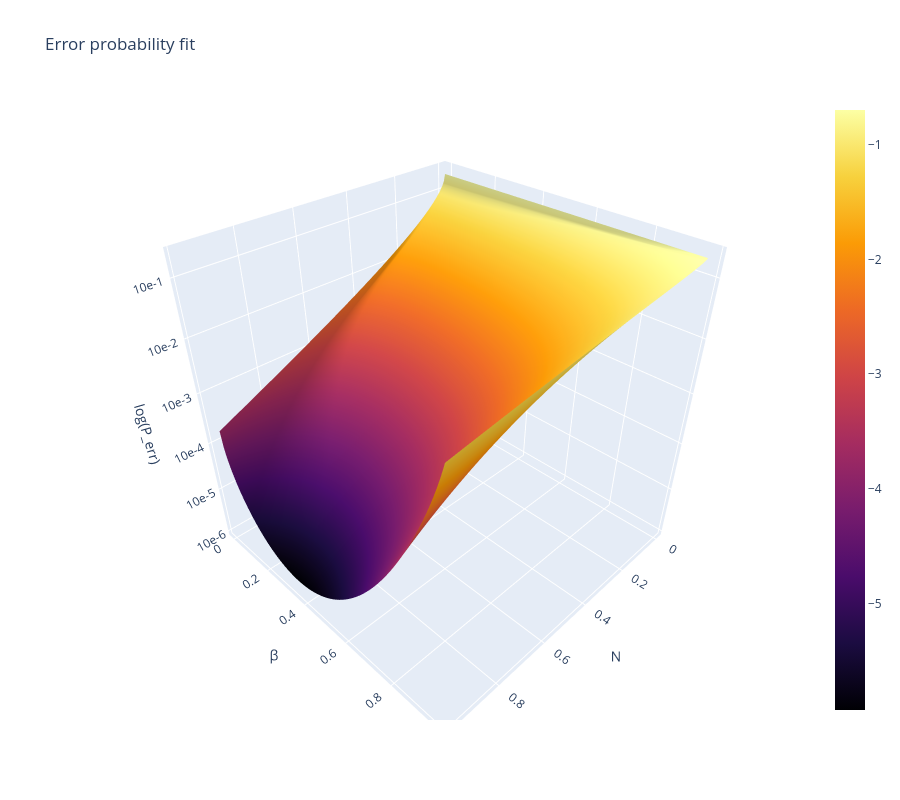

Source (notebook cell):
### Markdown cell above
## Plot fit of data to theory

### Code cell
N_mesh, beta_mesh = np.meshgrid(N_grid, beta_grid, indexing="ij")

# Define fit function
def model(coords, A, B):

    N, beta = coords
    alpha = np.sqrt(N*(1-beta))
    Sigma = 1 / (np.sqrt(N*beta) +np.sqrt(1 + N*beta))

    return (A * erfc(B*alpha/Sigma)).ravel()

# Fit A and B
params, covariance = curve_fit(model,(N_mesh, beta_mesh), p_err.ravel(), p0=[np.sqrt(2), 0.5])
A_fit, B_fit = params
A_err, B_err = np.sqrt(np.diag(covariance))
print(f"A = {A_fit:.3f} ± {A_err:.3f}")
print(f"B = {B_fit:.3f} ± {B_err:.3f}")


# Generate fitted surface
N_fit = np.linspace(N_mesh.min(), N_mesh.max(), 200)
beta_fit = np.linspace(beta_mesh.min(), beta_mesh.max(), 200)
N_surface, beta_surface = np.meshgrid(N_fit, beta_fit, indexing="ij")
p_surface = model((N_surface, beta_surface), A_fit, B_fit).reshape(N_surface.shape)

# Log scale
z_sim = np.log(p_err.ravel())
z_surface = np.log(p_surface)

# Use surface + data range
zmin = np.floor(min(z_sim.min(), z_surface.min()))
zmax = np.ceil(max(z_sim.max(), z_surface.max()))
ticks = np.arange(zmin, zmax+1)


# Plot
fig = go.Figure()


# Fitted surface
fig.add_trace(
    go.Surface(x=N_surface, y=beta_surface, z=z_surface, colorscale="Inferno", opacity=1, name="Fit")
)

# Layout
fig.update_layout(
    title="Error probability fit",
    width=900,
    height=800,
    scene=dict(
        xaxis_title="N",
        yaxis_title="β",
        zaxis=dict(
            title="log(P_err)",
            tickmode="array",
            tickvals=ticks,
            ticktext=[f"10e{int(t)}" for t in ticks]
        )
    )
)


fig.show()

### Figure 1 — Plotly figure (JSON) as saved in the notebook; plotly's stock layout.template omitted (floating-point values rounded to 4 significant figures; data arrays with more than 128 entries replaced by an {"elided": "..."} marker saying what was removed)
{"data": [{"colorscale": [[0, "#000004"], [0.1111, "#1b0c41"], [0.2222, "#4a0c6b"], [0.3333, "#781c6d"], [0.4444, "#a52c60"], [0.5556, "#cf4446"], [0.6667, "#ed6925"], [0.7778, "#fb9b06"], [0.8889, "#f7d13d"], [1, "#fcffa4"]], "name": "Fit", "opacity": 1, "type": "surface", "x": {"elided": "200x200 float values"}, "y": {"elided": "200x200 float values"}, "z": {"elided": "200x200 float values"}}], "layout": {"height": 800, "scene": {"xaxis": {"title": {"text": "N"}}, "yaxis": {"title": {"text": "β"}}, "zaxis": {"tickmode": "array", "ticktext": ["10e-7", "10e-6", "10e-5", "10e-4", "10e-3", "10e-2", "10e-1", "10e0"], "tickvals": [-7.0, -6.0, -5.0, -4.0, -3.0, -2.0, -1.0, 0.0], "title": {"text": "log(P_err)"}}}, "title": {"text": "Error probability fit"}, "width": 900}}
